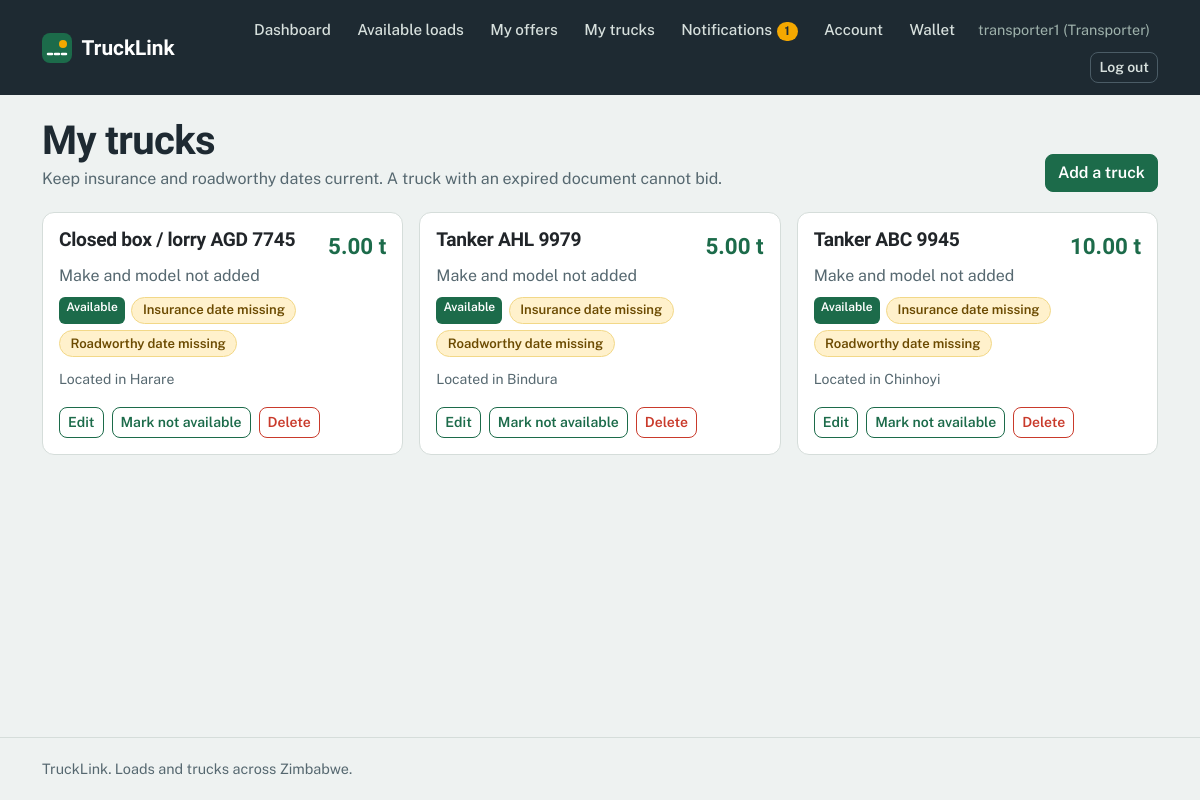
Page /trucks/mine/ (signed in) on the committed database.
### accounts/models.py (models this page shows, shortened)
class Profile(models.Model):
    ROLE_CHOICES = [
        ('shipper', 'Shipper (I have loads)'),
        ('transporter', 'Transporter (I have trucks)'),
    ]
    user = models.OneToOneField(settings.AUTH_USER_MODEL, on_delete=models.CASCADE)
    role = models.CharField(max_length=20, choices=ROLE_CHOICES)
    phone = models.CharField(max_length=20, blank=True)
    both_roles = models.BooleanField(default=False)

### trucks/models.py (models this page shows, shortened)
class Truck(models.Model):
    TYPE_CHOICES = [
        ('flatbed', 'Flatbed'),
        ('tipper', 'Tipper'),
        ('tanker', 'Tanker'),
        ('refrigerated', 'Refrigerated'),
        ('box', 'Closed box / lorry'),
        ('lowbed', 'Lowbed'),
    ]
    owner = models.ForeignKey(settings.AUTH_USER_MODEL, on_delete=models.CASCADE,
                              related_name='trucks')
    truck_type = models.CharField(max_length=20, choices=TYPE_CHOICES)
    capacity_tonnes = models.DecimalField(max_digits=6, decimal_places=2)
    registration_number = models.CharField(max_length=20)
    make = models.CharField(max_length=50, blank=True, default='')
    vehicle_model = models.CharField(max_length=50, blank=True, default='')
    year = models.PositiveSmallIntegerField(null=True, blank=True)
    axle_configuration = models.CharField(max_length=20, blank=True, default='')
    volume_cbm = models.DecimalField(max_digits=7, decimal_places=2, null=True, blank=True)
    current_location = models.CharField(max_length=100)
    heading_to = models.CharField(max_length=100, blank=True)
    available_from = models.DateField(null=True, blank=True)
    insurance_expiry = models.DateField(null=True, blank=True)
    roadworthy_expiry = models.DateField(null=True, blank=True)
    is_available = models.BooleanField(default=True)
    created_at = models.DateTimeField(auto_now_add=True)
    @staticmethod
    def _expired(day):
        return day is not None and day < timezone.localdate()
    @property
    def insurance_expired(self):
        return self._expired(self.insurance_expiry)
    @property
    def roadworthy_expired(self):
        return self._expired(self.roadworthy_expiry)

### trucks/views.py (the view)
# urls.py: path('mine/', views.my_trucks, name='my_trucks'),
@login_required
def my_trucks(request):
    if _role(request.user) != 'transporter':
        return redirect('home')
    trucks = Truck.objects.filter(owner=request.user).order_by('-created_at')
    return render(request, 'trucks/my_trucks.html', {'trucks': trucks})

### accounts/templatetags/notify_tags.py (called while the page is built)
@register.simple_tag
def unread_count(user):
    if not user.is_authenticated:
        return 0
    return user.notifications.filter(is_read=False).count()

### trucks/views.py (called while the page is built)
def _role(user):
    profile = getattr(user, 'profile', None)
    return profile.role if profile else None

### trucks/templates/trucks/my_trucks.html (shortened to what this page needs)
{% extends 'base.html' %}
{% block content %}
<div class="page-head d-flex justify-content-between align-items-end flex-wrap gap-2">
  <div>
    <h1>My trucks</h1>
    <p class="muted mb-0">Keep insurance and roadworthy dates current. A truck with an expired document cannot bid.</p>
  </div>
  <a href="{% url 'add_truck' %}" class="btn btn-primary">Add a truck</a>
</div>
<div class="row g-3">
  {% for t in trucks %}
  <div class="col-12 col-md-6 col-xl-4">
    <article class="card h-100">
      <div class="card-body d-flex flex-column">
        <div class="d-flex justify-content-between align-items-start">
          <h2 class="load-title">{{ t.get_truck_type_display }} {{ t.registration_number }}</h2>
          <span class="cap">{{ t.capacity_tonnes }} t</span>
        </div>
        <p class="mb-2 muted">{% if t.make %}{{ t.make }} {{ t.vehicle_model }} {{ t.year|default:"" }}{% else %}Make and model not added{% endif %}</p>
        <div class="chips">
          {% if t.is_available %}<span class="badge bg-success">Available</span>{% else %}<span class="badge bg-secondary">Not available</span>{% endif %}
          {% if t.insurance_expired %}<span class="chip chip-urgent">Insurance expired</span>
          {% elif not t.insurance_expiry %}<span class="chip chip-warn">Insurance date missing</span>
          {% else %}<span class="chip chip-ok">Insurance to {{ t.insurance_expiry|date:"d M Y" }}</span>{% endif %}
          {% if t.roadworthy_expired %}<span class="chip chip-urgent">Roadworthy expired</span>
          {% elif not t.roadworthy_expiry %}<span class="chip chip-warn">Roadworthy date missing</span>
          {% else %}<span class="chip chip-ok">Roadworthy to {{ t.roadworthy_expiry|date:"d M Y" }}</span>{% endif %}
        </div>
        <p class="mb-3 small muted">Located in {{ t.current_location }}</p>
        <div class="d-flex flex-wrap gap-2 mt-auto">
          <a href="{% url 'edit_truck' t.pk %}" class="btn btn-sm btn-outline-primary">Edit</a>
          <form method="post" action="{% url 'toggle_truck' t.pk %}">
            {% csrf_token %}<button class="btn btn-sm btn-outline-primary">{% if t.is_available %}Mark not available{% else %}Mark available{% endif %}</button>
          </form>
          <form method="post" action="{% url 'delete_truck' t.pk %}" onsubmit="return confirm('Delete this truck?');">
            {% csrf_token %}<button class="btn btn-sm btn-outline-danger">Delete</button>
          </form>
        </div>
      </div>
    </article>
  </div>
  {% empty %}
  <div class="col-12"><div class="empty">You have no trucks yet. <a href="{% url 'add_truck' %}">Add your first truck</a> to start bidding on loads.</div></div>
  {% endfor %}
</div>
{% endblock %}

### accounts/templates/base.html (shortened to what this page needs)
{% load notify_tags %}
<!DOCTYPE html>
<html lang="en">
<head>
  <link href="https://cdn.jsdelivr.net/npm/bootstrap@5.3.3/dist/css/bootstrap.min.css" rel="stylesheet">
</head>
<body>
  {% unread_count user as unread %}
  <header class="topbar">
    <div class="container topbar-inner">
      <a href="{% url 'home' %}" class="brand">
        <svg width="30" height="30" viewBox="0 0 30 30" aria-hidden="true"><rect width="30" height="30" rx="8" fill="#1C6B4A"/><path d="M6 21 L24 21" stroke="#fff" stroke-width="2.5" stroke-dasharray="4 3" stroke-linecap="round"/><circle cx="21" cy="11" r="4" fill="#F5A800"/></svg>
        <span>TruckLink</span>
      </a>
      <nav class="navlinks" aria-label="Main">
        {% if user.is_authenticated %}
          <a class="navlink" href="{% url 'dashboard' %}">Dashboard</a>
          {% if user.profile.role == 'shipper' %}
            <a class="navlink" href="{% url 'truck_list' %}">Available trucks</a>
            <a class="navlink" href="{% url 'post_load' %}">Post a load</a>
            <a class="navlink" href="{% url 'my_loads' %}">My loads</a>
          {% elif user.profile.role == 'transporter' %}
            <a class="navlink" href="{% url 'load_list' %}">Available loads</a>
            <a class="navlink" href="{% url 'my_offers' %}">My offers</a>
            <a class="navlink" href="{% url 'my_trucks' %}">My trucks</a>
          {% else %}
            <a class="navlink" href="{% url 'load_list' %}">Loads</a>
            <a class="navlink" href="{% url 'truck_list' %}">Trucks</a>
          {% endif %}
          <a class="navlink" href="{% url 'notifications' %}">Notifications{% if unread %}<span class="count">{{ unread }}</span>{% endif %}</a>
          <a class="navlink" href="{% url 'account' %}">Account</a>
                    <a class="navlink" href="{% url 'wallet_home' %}">Wallet</a>
          <span class="userchip">{{ user.username }}{% if user.profile %} ({{ user.profile.role|title }}){% endif %}</span>
          <form method="post" action="{% url 'logout' %}" class="d-inline">
            <button type="submit" class="btn btn-sm btn-nav">Log out</button>
          </form>
        {% else %}
          <a class="navlink" href="{% url 'login' %}">Log in</a>
          <a class="btn btn-sm btn-warning" href="{% url 'register' %}">Register</a>
        {% endif %}
      </nav>
    </div>
  </header>
  <main id="main">
    <div class="container">
      {% block content %}{% endblock %}
    </div>
  </main>
  <footer class="footer">
    <div class="container">TruckLink. Loads and trucks across Zimbabwe.</div>
  </footer>
</body>
</html>

### accounts/templates/base.html (style rules this page uses)
:root { --asphalt:#1E2A32; --mist:#EEF2F1; --paper:#FFFFFF; --msasa:#1C6B4A; --msasa-dark:#14513A; --msasa-tint:#E1F0E9; --amber:#F5A800; --amber-tint:#FFF1CC; --brake:#C93A2B; --brake-tint:#FBE5E1; --line:#D5DDDA; --muted:#566870; --bs-primary-rgb:28,107,74; --bs-success-rgb:28,107,74; --bs-warning-rgb:245,168,0; --bs-danger-rgb:201,58,43; --bs-secondary-rgb:86,104,112; }
body { font-family:'Public Sans',system-ui,-apple-system,'Segoe UI',sans-serif; background:var(--mist); color:var(--asphalt); line-height:1.55; min-height:100vh; display:flex; flex-direction:column; }
main { flex:1; }
h1,h2,h3,h4,.display-font { font-family:'Bricolage Grotesque','Public Sans',sans-serif; font-weight:700; letter-spacing:-.015em; line-height:1.1; }
main h1 { margin-top:1.5rem; }
a { color:var(--msasa); }
.muted { color:var(--muted); }
.topbar { background:var(--asphalt); color:#fff; }
.topbar-inner { display:flex; align-items:center; justify-content:space-between; gap:1rem; padding-top:.75rem; padding-bottom:.75rem; }
.brand { display:flex; align-items:center; gap:.6rem; color:#fff; text-decoration:none; font-family:'Bricolage Grotesque',sans-serif; font-weight:700; font-size:1.3rem; }
.navlinks { display:flex; align-items:center; gap:.25rem; flex-wrap:wrap; justify-content:flex-end; }
.navlink { color:#D7E0DD; text-decoration:none; padding:.4rem .7rem; border-radius:8px; font-weight:500; font-size:.95rem; }
.userchip { color:#9FB2AC; font-size:.9rem; padding:0 .5rem; }
.count { display:inline-block; min-width:1.3rem; padding:0 .4rem; border-radius:999px; background:var(--amber); color:var(--asphalt); font-size:.75rem; font-weight:700; text-align:center; margin-left:.3rem; }
.btn { border-radius:8px; font-weight:600; }
.btn-primary, .btn-success { --bs-btn-color:#fff; --bs-btn-bg:#1C6B4A; --bs-btn-border-color:#1C6B4A; --bs-btn-hover-color:#fff; --bs-btn-hover-bg:#14513A; --bs-btn-hover-border-color:#14513A; --bs-btn-active-color:#fff; --bs-btn-active-bg:#14513A; --bs-btn-active-border-color:#14513A; }
.btn-outline-primary { --bs-btn-color:#1C6B4A; --bs-btn-border-color:#1C6B4A; --bs-btn-hover-color:#fff; --bs-btn-hover-bg:#1C6B4A; --bs-btn-hover-border-color:#1C6B4A; --bs-btn-active-color:#fff; --bs-btn-active-bg:#14513A; --bs-btn-active-border-color:#14513A; }
.btn-outline-danger { --bs-btn-color:#C93A2B; --bs-btn-border-color:#C93A2B; --bs-btn-hover-color:#fff; --bs-btn-hover-bg:#C93A2B; --bs-btn-hover-border-color:#C93A2B; }
.btn-nav { --bs-btn-color:#D7E0DD; --bs-btn-border-color:#4B5C66; --bs-btn-hover-color:#fff; --bs-btn-hover-bg:rgba(255,255,255,.1); --bs-btn-hover-border-color:#9FB2AC; --bs-btn-active-color:#fff; --bs-btn-active-bg:rgba(255,255,255,.15); }
.card { border:1px solid var(--line); border-radius:12px; background:var(--paper); box-shadow:none; }
.badge { border-radius:6px; font-weight:600; padding:.35em .6em; }
.page-head { margin:1.5rem 0 1.25rem; }
.page-head h1 { font-size:clamp(1.75rem,4vw,2.5rem); margin:0 0 .25rem; }
.load-title { font-size:1.2rem; margin:0 0 .75rem; }
.cap { font-family:'Bricolage Grotesque',sans-serif; font-size:1.4rem; font-weight:700; color:var(--msasa); }
.chips { display:flex; flex-wrap:wrap; gap:.4rem; margin-bottom:.75rem; }
.chip { display:inline-block; border:1px solid var(--line); border-radius:999px; padding:.15rem .65rem; font-size:.82rem; font-weight:600; background:#fff; }
.chip-warn { border-color:#F2D888; color:#6B4A00; background:var(--amber-tint); }
.footer { border-top:1px solid var(--line); color:var(--muted); padding:1.25rem 0; margin-top:2rem; font-size:.9rem; }

### rows in the picture
Truck: truck_type "Closed box / lorry", registration_number "AGD 7745", capacity_tonnes "5.00", make "Make and model not added", is_available "Available", shows "Insurance date missing", shows "Roadworthy date missing", current_location "Harare"
Truck: truck_type "Tanker", registration_number "AHL 9979", capacity_tonnes "5.00", make "Make and model not added", is_available "Available", shows "Insurance date missing", shows "Roadworthy date missing", current_location "Bindura"
Truck: truck_type "Tanker", registration_number "ABC 9945", capacity_tonnes "10.00", make "Make and model not added", is_available "Available", shows "Insurance date missing", shows "Roadworthy date missing", current_location "Chinhoyi"

### other values in the picture
{{ unread }} "1"
{{ user.username }} "transporter1"
{{ user.profile.role|title }} "Transporter"
